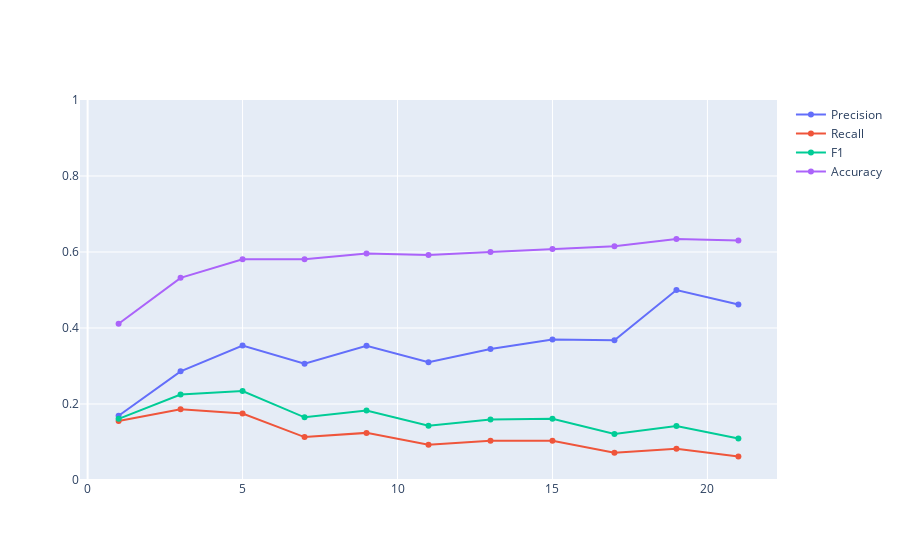

Notebook code cell kept with this figure:
### Markdown cell above
### 6.2. Model 1 - KNN <a class="anchor" id="first-model"></a>

Predict the target variable using K nearest neighbour method

> 1. Create mulitple kNN models using multiple values of k
> 2. Choose the best value of k based on accuracy and Precision

* [Go to Machine Learning](#ml-model)
* [Go to Top](#table-of-content)

### Code cell
knn_model_metrics= knn_performance_by_k(X_train,X_test,y_train,y_test,k_end=22)

### Figure 1 — Plotly figure (JSON) as saved in the notebook; plotly's stock layout.template omitted (floating-point values rounded to 4 significant figures)
{"data": [{"mode": "lines+markers", "name": "Precision", "type": "scatter", "x": [1, 3, 5, 7, 9, 11, 13, 15, 17, 19, 21], "y": [0.169, 0.286, 0.354, 0.306, 0.353, 0.31, 0.345, 0.37, 0.368, 0.5, 0.462]}, {"mode": "lines+markers", "name": "Recall", "type": "scatter", "x": [1, 3, 5, 7, 9, 11, 13, 15, 17, 19, 21], "y": [0.155, 0.186, 0.175, 0.113, 0.124, 0.093, 0.103, 0.103, 0.072, 0.082, 0.062]}, {"mode": "lines+markers", "name": "F1", "type": "scatter", "x": [1, 3, 5, 7, 9, 11, 13, 15, 17, 19, 21], "y": [0.161, 0.225, 0.234, 0.165, 0.183, 0.143, 0.159, 0.161, 0.121, 0.142, 0.109]}, {"mode": "lines+markers", "name": "Accuracy", "type": "scatter", "x": [1, 3, 5, 7, 9, 11, 13, 15, 17, 19, 21], "y": [0.411, 0.532, 0.581, 0.581, 0.596, 0.592, 0.6, 0.608, 0.615, 0.634, 0.63]}], "layout": {"yaxis": {"range": [0, 1]}}}
